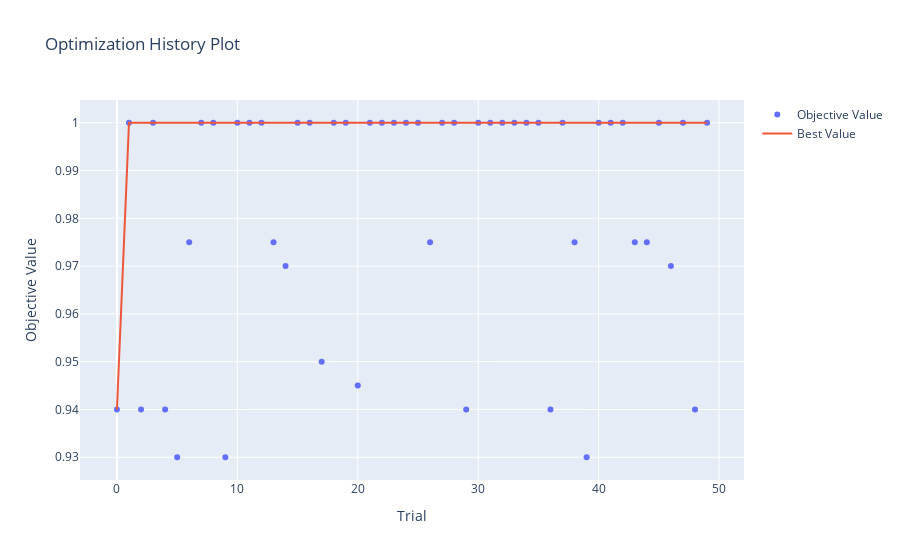

The cell this chart's notebook holds for it:
### Markdown cell above
Mejores parametros

### Code cell
print(studyKNN.best_params)
optuna.visualization.plot_optimization_history(studyKNN)

### Figure 1 — Plotly figure (JSON) as saved in the notebook; plotly's stock layout.template omitted (floating-point values rounded to 4 significant figures)
{"data": [{"mode": "markers", "name": "Objective Value", "type": "scatter", "x": [0, 1, 2, 3, 4, 5, 6, 7, 8, 9, 10, 11, 12, 13, 14, 15, 16, 17, 18, 19, 20, 21, 22, 23, 24, 25, 26, 27, 28, 29, 30, 31, 32, 33, 34, 35, 36, 37, 38, 39, 40, 41, 42, 43, 44, 45, 46, 47, 48, 49], "y": [0.94, 1, 0.94, 1, 0.94, 0.93, 0.975, 1, 1, 0.93, 1, 1, 1, 0.975, 0.97, 1, 1, 0.95, 1, 1, 0.945, 1, 1, 1, 1, 1, 0.975, 1, 1, 0.94, 1, 1, 1, 1, 1, 1, 0.94, 1, 0.975, 0.93, 1, 1, 1, 0.975, 0.975, 1, 0.97, 1, 0.94, 1]}, {"mode": "lines", "name": "Best Value", "type": "scatter", "x": [0, 1, 2, 3, 4, 5, 6, 7, 8, 9, 10, 11, 12, 13, 14, 15, 16, 17, 18, 19, 20, 21, 22, 23, 24, 25, 26, 27, 28, 29, 30, 31, 32, 33, 34, 35, 36, 37, 38, 39, 40, 41, 42, 43, 44, 45, 46, 47, 48, 49], "y": [0.94, 1, 1, 1, 1, 1, 1, 1, 1, 1, 1, 1, 1, 1, 1, 1, 1, 1, 1, 1, 1, 1, 1, 1, 1, 1, 1, 1, 1, 1, 1, 1, 1, 1, 1, 1, 1, 1, 1, 1, 1, 1, 1, 1, 1, 1, 1, 1, 1, 1]}, {"marker": {"color": "#cccccc"}, "mode": "markers", "name": "Infeasible Trial", "showlegend": false, "type": "scatter", "x": [], "y": []}], "layout": {"title": {"text": "Optimization History Plot"}, "xaxis": {"title": {"text": "Trial"}}, "yaxis": {"title": {"text": "Objective Value"}}}}
